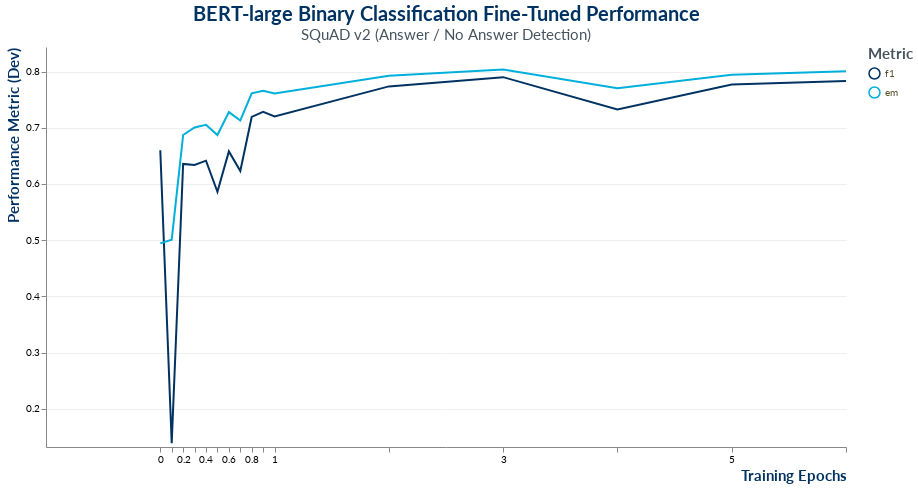

Source (notebook cell):
### Markdown cell above
### <i>Generate Performance Plot</i>

### Code cell
kwargs = {'df': df,
          'xaxis_title': 'Training Epochs',
          'yaxis_title': 'Performance Metric (Dev)',
          'legend_title': 'Metric',
          'title': 'BERT-large Binary Classification Fine-Tuned Performance',
          'subtitle': 'SQuAD v2 (Answer / No Answer Detection)',
          'width': 800,
          'height': 400}

viz_bert_performance(**kwargs)

### Figure 1 — Vega-Lite specification as saved in the notebook (floating-point values rounded to 4 significant figures)
{"config": {"title": {"fontSize": 20, "font": "Lato", "anchor": "middle", "align": "center", "color": "#003262", "subtitleFontSize": 15, "subtitleFont": "Lato", "subtitleAcchor": "middle", "subtitleAlign": "center", "subtitleColor": "#46535e"}, "axisX": {"labelFont": "Lato", "titleFont": "Lato", "titleFontSize": 15, "titleColor": "#003262", "titleAlign": "right", "titleAnchor": "end"}, "axisY": {"labelFont": "Lato", "titleFont": "Lato", "titleFontSize": 15, "titleColor": "#003262", "titleAlign": "right", "titleAnchor": "end", "gridColor": "#eeeeee", "gridWidth": 1}, "headerRow": {"labelFont": "Lato", "titleFont": "Lato", "titleFontSize": 15, "titleColor": "#003262", "titleAlign": "right", "titleAnchor": "end"}, "legend": {"labelFont": "Lato", "labelFontSize": 10, "labelColor": "#584f29", "symbolType": "circle", "symbolSize": 120, "titleFont": "Lato", "titleFontSize": 15, "titleColor": "#46535e"}, "view": {"strokeWidth": 0}}, "data": {"name": "data-8064bf5009b90215ff61d2804b304246"}, "mark": "line", "encoding": {"color": {"type": "nominal", "field": "metric", "legend": {"title": "Metric"}, "scale": {"domain": ["f1", "em"], "range": ["#003262", "#00b0da"]}}, "x": {"type": "quantitative", "axis": {"format": ".1", "formatType": "number", "grid": false, "labelOverlap": true, "title": "Training Epochs"}, "field": "epoch", "scale": {"bins": [0.0, 0.09998, 0.2, 0.3, 0.3999, 0.5, 0.6001, 0.7002, 0.7998, 0.8999, 1.0, 2.0, 3.0, 4.0, 5.0, 6.0], "domain": [-1.0, 6.0]}}, "y": {"type": "quantitative", "axis": {"grid": true, "title": "Performance Metric (Dev)"}, "field": "score", "scale": {"domain": [0.132, 0.8438]}}}, "height": 400, "title": {"text": "BERT-large Binary Classification Fine-Tuned Performance", "subtitle": "SQuAD v2 (Answer / No Answer Detection)"}, "width": 800, "$schema": "https://vega.github.io/schema/vega-lite/v4.8.1.json", "datasets": {"data-8064bf5009b90215ff61d2804b304246": [{"epoch": 0.0, "metric": "f1", "score": 0.6599}, {"epoch": 0.09998, "metric": "f1", "score": 0.1389}, {"epoch": 0.2, "metric": "f1", "score": 0.6357}, {"epoch": 0.3, "metric": "f1", "score": 0.6338}, {"epoch": 0.3999, "metric": "f1", "score": 0.6415}, {"epoch": 0.5, "metric": "f1", "score": 0.5861}, {"epoch": 0.6001, "metric": "f1", "score": 0.658}, {"epoch": 0.7002, "metric": "f1", "score": 0.6231}, {"epoch": 0.7998, "metric": "f1", "score": 0.7193}, {"epoch": 0.8999, "metric": "f1", "score": 0.7282}, {"epoch": 1.0, "metric": "f1", "score": 0.7202}, {"epoch": 2.0, "metric": "f1", "score": 0.7736}, {"epoch": 3.0, "metric": "f1", "score": 0.7901}, {"epoch": 4.0, "metric": "f1", "score": 0.7328}, {"epoch": 5.0, "metric": "f1", "score": 0.7769}, {"epoch": 6.0, "metric": "f1", "score": 0.7831}, {"epoch": 0.0, "metric": "em", "score": 0.4942}, {"epoch": 0.09998, "metric": "em", "score": 0.5009}, {"epoch": 0.2, "metric": "em", "score": 0.6872}, {"epoch": 0.3, "metric": "em", "score": 0.7005}, {"epoch": 0.3999, "metric": "em", "score": 0.7053}, {"epoch": 0.5, "metric": "em", "score": 0.6871}, {"epoch": 0.6001, "metric": "em", "score": 0.728}, {"epoch": 0.7002, "metric": "em", "score": 0.713}, {"epoch": 0.7998, "metric": "em", "score": 0.7612}, {"epoch": 0.8999, "metric": "em", "score": 0.7659}, {"epoch": 1.0, "metric": "em", "score": 0.761}, {"epoch": 2.0, "metric": "em", "score": 0.7926}, {"epoch": 3.0, "metric": "em", "score": 0.8036}, {"epoch": 4.0, "metric": "em", "score": 0.7705}, {"epoch": 5.0, "metric": "em", "score": 0.7945}, {"epoch": 6.0, "metric": "em", "score": 0.8006}]}}
